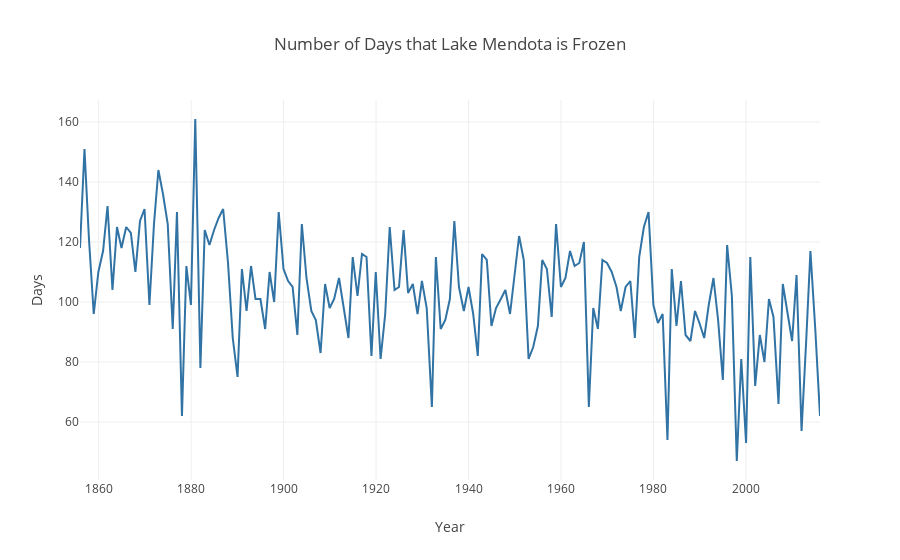

Write notebook code for a chart like this one.
### Code cell
import plotly
import plotly.graph_objs as go
plotly.offline.init_notebook_mode(connected=True)

frozen_days = go.Scatter(x=mendota['CLOSED'], y=mendota['DAYS'], name = 'Days', line=dict(color="rgb(49,115,164)"))

layout = go.Layout(title='Number of Days that Lake Mendota is Frozen', 
                   yaxis=dict(title='Days'), xaxis=dict(title='Year'),
                   legend=dict(x="0.85"))

fig = go.Figure(data=[frozen_days], layout=layout)
plotly.offline.iplot(fig)

### Figure 1 — Plotly figure (JSON) as saved in the notebook; plotly's stock layout.template omitted (floating-point values rounded to 4 significant figures; data arrays with more than 128 entries replaced by an {"elided": "..."} marker saying what was removed)
{"data": [{"line": {"color": "rgb(49,115,164)"}, "name": "Days", "type": "scatter", "x": {"elided": "161 str values"}, "y": {"elided": "161 int values"}}], "layout": {"legend": {"x": "0.85"}, "title": "Number of Days that Lake Mendota is Frozen", "xaxis": {"title": "Year"}, "yaxis": {"title": "Days"}}}
